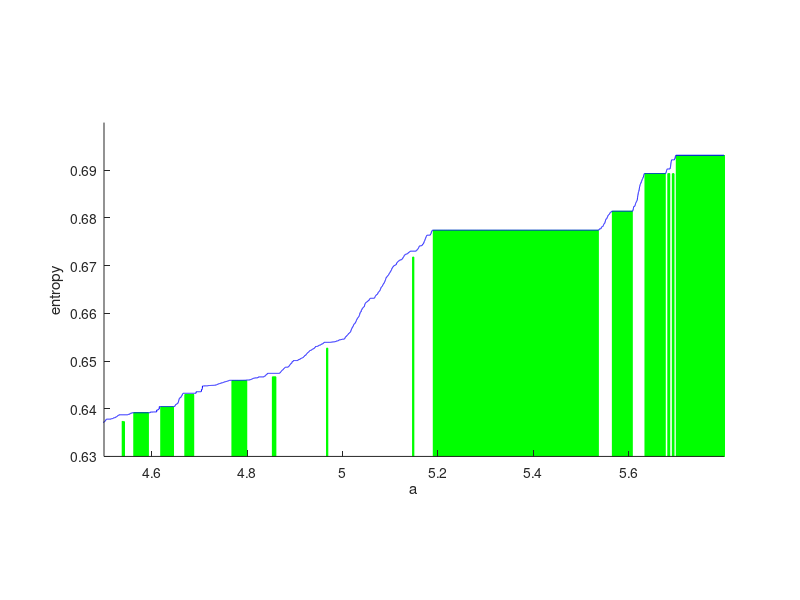

This figure's MATLAB source:
function plot_1d_plats(printp)

load aprepdat		% plats; run generate_ap_plats if not there
load apapprox		% estimates; run dat20 if the file isn't there

if (nargin < 1)
  printp = 0;
end

%ents = [0.6374 0.6373 0.6392 0.6404, 0.6430, 0.6459, 0.6467, 0.6527, 0.6718, ...
%		0.6774, 0.6814, 0.6893, 0.6903, 0.6903, 0.6922, 0.6931];

ents = [0.6374 0.6373 0.6392 0.6404, 0.6430, 0.6459, 0.6467, 0.6527, 0.6718, ...
		0.6774, 0.6814, 0.6893, 0.6893, 0.6893, 0.6893, 0.6931];

y = zeros(1,2*length(ents)+2);
x = zeros(1,2*length(ents)+2);

y(2:2:2*length(ents)) = ents;
x([1 end]) = [approx(1,1) approx(end,1)];
x(2:2:2*length(ents)) = ap_plats(:,1)';
x(3:2:2*length(ents)+1) = ap_plats(:,2)';

est_col = 'b';
lb_col = [0 1 0];
lb_col2 = [0.8 1 0.8];

%% taking out the light green for now
% for i = 1 : length(ents)-1
%   rectangle('position', [ap_plats(i,2),0,ap_plats(i+1,1)-ap_plats(i,2),ents(i)],...
% 			'facecolor', lb_col2, 'linestyle', 'none')
% end

for i = 1 : length(ents)
  rectangle('position', [ap_plats(i,1),0,ap_plats(i,2)-ap_plats(i,1),ents(i)],...
			'facecolor', lb_col, 'edgecolor', lb_col)
end

hold on
endpt = 5.8;
approx(1,5) = log(2);
plot([endpt; approx(:,1)],[log(2); approx(:,5)],est_col)
%stairs(x,y);
set(gca,'ylim',[0.63 0.7])
set(gca,'xlim',[4.5 endpt])
set(gca,'layer','top')
daspect([10, 1, 1])

ylabel('entropy')
xlabel('a')

if printp
  opts = struct('FontMode','fixed','FontSize',12,'height',6, ...
				'LockAxes', 0);
  exportfig(gcf, 'plot_1d_plats.eps', opts, 'Color', 'rgb');
  %	print -depsc plot_goodplats_print.eps
end

